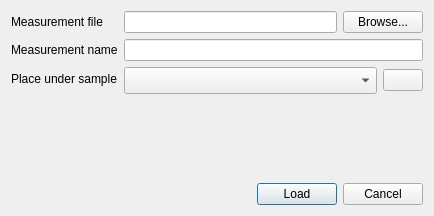
<?xml version="1.0" encoding="UTF-8"?>
<ui version="4.0">
 <class>Dialog</class>
 <widget class="QDialog" name="Dialog">
  <property name="geometry">
   <rect>
    <x>0</x>
    <y>0</y>
    <width>434</width>
    <height>216</height>
   </rect>
  </property>
  <property name="windowTitle">
   <string>Create a new measurement</string>
  </property>
  <layout class="QGridLayout" name="gridLayout">
   <item row="1" column="0">
    <spacer name="verticalSpacer">
     <property name="orientation">
      <enum>Qt::Vertical</enum>
     </property>
     <property name="sizeHint" stdset="0">
      <size>
       <width>20</width>
       <height>40</height>
      </size>
     </property>
    </spacer>
   </item>
   <item row="2" column="0">
    <layout class="QHBoxLayout" name="horizontalLayout">
     <item>
      <spacer name="horizontalSpacer">
       <property name="orientation">
        <enum>Qt::Horizontal</enum>
       </property>
       <property name="sizeHint" stdset="0">
        <size>
         <width>40</width>
         <height>20</height>
        </size>
       </property>
      </spacer>
     </item>
     <item>
      <widget class="QPushButton" name="loadButton">
       <property name="text">
        <string>Load</string>
       </property>
      </widget>
     </item>
     <item>
      <widget class="QPushButton" name="cancelButton">
       <property name="text">
        <string>Cancel</string>
       </property>
      </widget>
     </item>
    </layout>
   </item>
   <item row="0" column="0">
    <layout class="QFormLayout" name="formLayout">
     <item row="0" column="0">
      <widget class="QLabel" name="simulationNameLabel">
       <property name="text">
        <string>Measurement file</string>
       </property>
      </widget>
     </item>
     <item row="0" column="1">
      <layout class="QHBoxLayout" name="horizontalLayout_2">
       <item>
        <widget class="QLineEdit" name="pathLineEdit">
         <property name="sizePolicy">
          <sizepolicy hsizetype="Expanding" vsizetype="Fixed">
           <horstretch>0</horstretch>
           <verstretch>0</verstretch>
          </sizepolicy>
         </property>
        </widget>
       </item>
       <item>
        <widget class="QPushButton" name="browseButton">
         <property name="text">
          <string>Browse...</string>
         </property>
        </widget>
       </item>
      </layout>
     </item>
     <item row="1" column="0">
      <widget class="QLabel" name="label">
       <property name="text">
        <string>Measurement name</string>
       </property>
      </widget>
     </item>
     <item row="1" column="1">
      <widget class="QLineEdit" name="nameLineEdit">
       <property name="sizePolicy">
        <sizepolicy hsizetype="Expanding" vsizetype="Fixed">
         <horstretch>0</horstretch>
         <verstretch>0</verstretch>
        </sizepolicy>
       </property>
       <property name="minimumSize">
        <size>
         <width>0</width>
         <height>0</height>
        </size>
       </property>
       <property name="maximumSize">
        <size>
         <width>16777215</width>
         <height>16777215</height>
        </size>
       </property>
       <property name="toolTip">
        <string>Name of the request.</string>
       </property>
      </widget>
     </item>
     <item row="2" column="0">
      <widget class="QLabel" name="SampleLabel">
       <property name="text">
        <string>Place under sample</string>
       </property>
      </widget>
     </item>
     <item row="2" column="1">
      <layout class="QHBoxLayout" name="horizontalLayout_3">
       <item>
        <widget class="QComboBox" name="samplesComboBox">
         <property name="sizePolicy">
          <sizepolicy hsizetype="Expanding" vsizetype="Expanding">
           <horstretch>0</horstretch>
           <verstretch>0</verstretch>
          </sizepolicy>
         </property>
         <property name="minimumSize">
          <size>
           <width>100</width>
           <height>0</height>
          </size>
         </property>
         <property name="maximumSize">
          <size>
           <width>16777215</width>
           <height>16777215</height>
          </size>
         </property>
        </widget>
       </item>
       <item>
        <widget class="QPushButton" name="addSampleButton">
         <property name="sizePolicy">
          <sizepolicy hsizetype="Fixed" vsizetype="Fixed">
           <horstretch>0</horstretch>
           <verstretch>0</verstretch>
          </sizepolicy>
         </property>
         <property name="toolTip">
          <string>Add new sample</string>
         </property>
         <property name="text">
          <string/>
         </property>
         <property name="icon">
          <iconset>
           <normaloff>../ui_icons/reinhardt/edit_add.svg</normaloff>../ui_icons/reinhardt/edit_add.svg</iconset>
         </property>
        </widget>
       </item>
      </layout>
     </item>
    </layout>
   </item>
  </layout>
 </widget>
 <tabstops>
  <tabstop>loadButton</tabstop>
  <tabstop>cancelButton</tabstop>
 </tabstops>
 <resources/>
 <connections/>
</ui>
